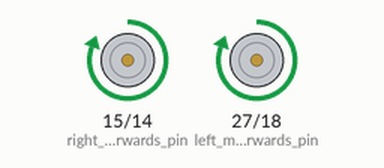
A program run on a simulated Raspberry Pi (BCM pin numbers). Shown: motor-driver pin pairs drawn as motors (green arrow = first pin HIGH = forward, orange = second pin HIGH = backward, longer = more drive, scaled by the enable pin). What the program prints to the terminal is not drawn. At 3.0 s the program stops and its outputs stay as they are.

Above: at 0.1 s.
At 3.1 s:
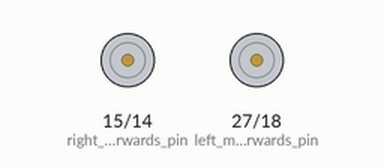
Timing chart, 0 to 4.5 s (numbered marks = the images above):
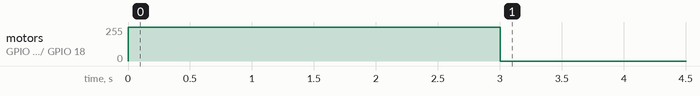

Measured:
- by itself, motor on GPIO 15 (right_motor_forwards_pin) / GPIO 14 (right_motor_backwards_pin), motor on GPIO 27 (left_motor_forwards_pin) / GPIO 18 (left_motor_backwards_pin): stopped → forward 255/255 at 0.00 s, → stopped 3.0 s later

The program:

quick_motor_test.py
```python
import gpiozero as gz
import time

def main():
    print("Ready")
    # Make DigitalOutputDevices for the motor pins
    right_motor_backwards_pin = gz.DigitalOutputDevice(14)
    right_motor_forwards_pin = gz.DigitalOutputDevice(15)
    right_motor_pwm_enable = gz.PWMOutputDevice(4)

    left_motor_forwards_pin = gz.DigitalOutputDevice(27)
    left_motor_backwards_pin = gz.DigitalOutputDevice(18)
    left_motor_pwm_enable = gz.PWMOutputDevice(17)

    # Make 1 motor go forward to 3 seconds
    # right_motor_forwards_pin.off()
    # right_motor_backwards_pin.off()
    # right_motor_pwm_enable.value = 0.0

    # left_motor_forwards_pin.on()
    # left_motor_backwards_pin.off()
    # left_motor_pwm_enable.value = 1.0

    # time.sleep(3.0)

    # left_motor_forwards_pin.off()
    # left_motor_backwards_pin.off()
    # left_motor_pwm_enable.value = 0.0
    # time.sleep(1.0)

    # Make the other motor go forward to 3 seconds
    # right_motor_forwards_pin.on()
    # right_motor_backwards_pin.off()
    # right_motor_pwm_enable.value = 1.0

    # left_motor_forwards_pin.off()
    # left_motor_backwards_pin.off()
    # left_motor_pwm_enable.value = 0.0

    # time.sleep(3.0)

    # right_motor_forwards_pin.off()
    # right_motor_backwards_pin.off()
    # right_motor_pwm_enable.value = 0.0
    # time.sleep(1.0)

    # Make both motors go forward to 3 seconds
    right_motor_forwards_pin.on()
    right_motor_backwards_pin.off()
    right_motor_pwm_enable.value = 1.0

    left_motor_forwards_pin.on()
    left_motor_backwards_pin.off()
    left_motor_pwm_enable.value = 1.0

    time.sleep(3.0)

    right_motor_forwards_pin.off()
    right_motor_backwards_pin.off()
    right_motor_pwm_enable.value = 0.0

    left_motor_forwards_pin.off()
    left_motor_backwards_pin.off()
    left_motor_pwm_enable.value = 0.0


main()
```
